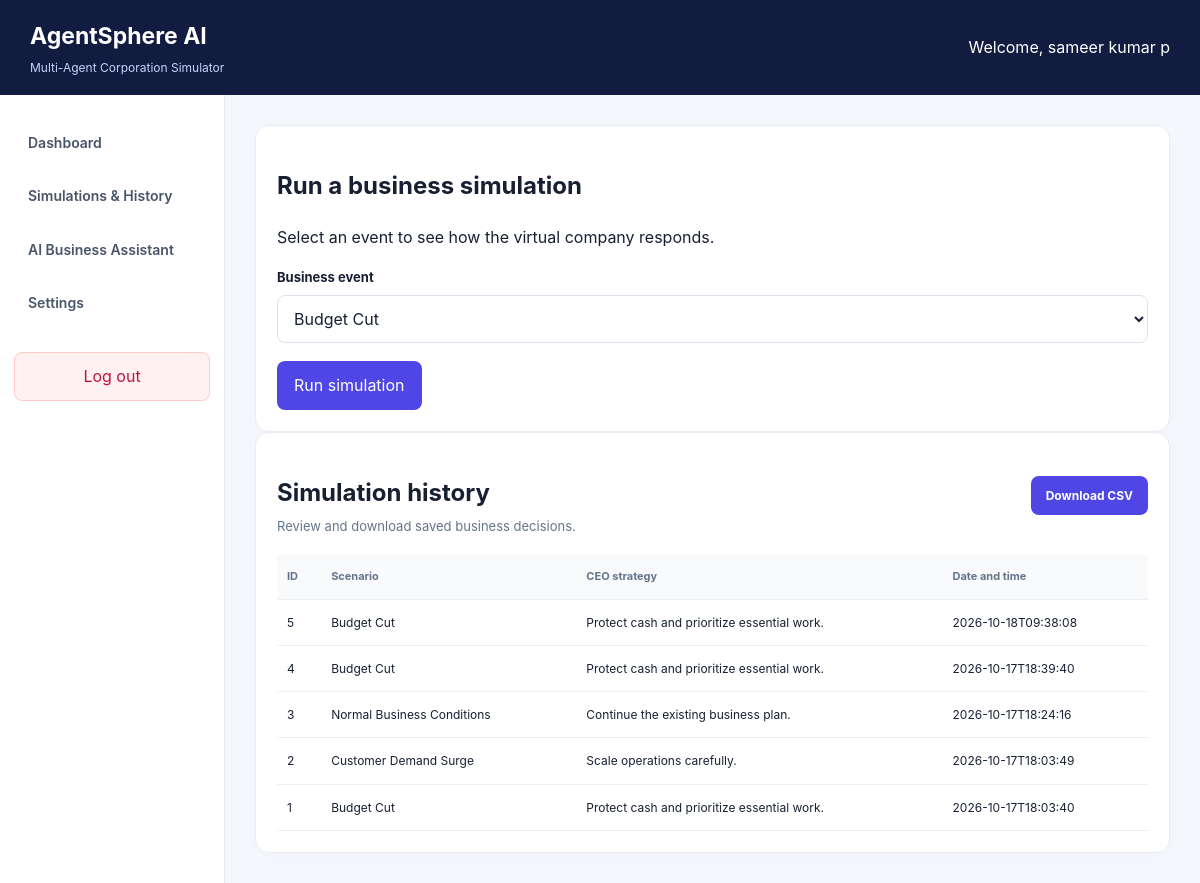
Screenshot of /simulations (signed in) with the database file from the repository.
### tables this page shows
CREATE TABLE users (
                id INTEGER PRIMARY KEY AUTOINCREMENT,
                email TEXT NOT NULL UNIQUE,
                password_hash TEXT NOT NULL,
                display_name TEXT NOT NULL
            );

CREATE TABLE user_settings (
                user_id INTEGER PRIMARY KEY,
                theme TEXT NOT NULL DEFAULT 'light',
                default_event TEXT NOT NULL DEFAULT 'normal',
                FOREIGN KEY (user_id) REFERENCES users(id)
                    ON DELETE CASCADE
            );

CREATE TABLE simulations (
                id INTEGER PRIMARY KEY AUTOINCREMENT,
                event TEXT NOT NULL,
                strategy TEXT NOT NULL,
                company_state TEXT NOT NULL,
                recommendations TEXT NOT NULL,
                created_at TEXT NOT NULL
            );

### app.py (the view, shortened to what this page needs)
@app.route("/simulations", methods=["GET", "POST"])
@login_required
def simulations():
    user_id = session["user_id"]
    preferences = get_user_settings(user_id)
    selected_event = preferences["default_event"]
    result = None
    return render_template(
        "index.html",
        result=result,
        events=EVENTS,
        selected_event=selected_event,
        history=get_simulation_history(),
        preferences=preferences,
        user=get_user_by_id(user_id),
    )

### app.py (called while the page is built)
def login_required(view):
    @wraps(view)
    def wrapped_view(*args, **kwargs):
        if "user_id" not in session:
            flash("Please log in to continue.", "info")
            return redirect(url_for("login"))
        return view(*args, **kwargs)
    return wrapped_view

### database.py (called while the page is built)
def get_connection():
    connection = sqlite3.connect(DATABASE)
    connection.row_factory = sqlite3.Row
    connection.execute("PRAGMA foreign_keys = ON")
    return connection

def get_user_by_id(user_id):
    with get_connection() as connection:
        row = connection.execute(
            """
            SELECT id, email, display_name
            FROM users WHERE id = ?
            """,
            (user_id,),
        ).fetchone()
    return dict(row) if row else None

def get_user_settings(user_id):
    with get_connection() as connection:
        row = connection.execute(
            """
            SELECT theme, default_event
            FROM user_settings WHERE user_id = ?
            """,
            (user_id,),
        ).fetchone()
    if row:
        return dict(row)
    return {"theme": "light", "default_event": "normal"}

def get_simulation_history(limit=None):
    query = """
        SELECT id, event, strategy, created_at
        FROM simulations ORDER BY id DESC
    """
    parameters = ()
    if limit is not None:
        query += " LIMIT ?"
        parameters = (int(limit),)
    with get_connection() as connection:
        rows = connection.execute(query, parameters).fetchall()
    return [dict(row) for row in rows]

### templates/index.html (shortened to what this page needs)
{% extends "base.html" %}
{% block content %}
<section class="content-card">
    <h2>Run a business simulation</h2>
    <p>Select an event to see how the virtual company responds.</p>
    <form method="post">
        <label for="event">Business event</label>
        <select name="event" id="event">
            {% for key, label in events.items() %}
            <option value="{{ key }}"
                {% if selected_event == key %}selected{% endif %}>
                {{ label }}
            </option>
            {% endfor %}
        </select>
        <button type="submit">Run simulation</button>
    </form>
</section>
<section class="content-card">
<div class="section-heading">
    <div>
        <h2>Simulation history</h2>
        <p>Review and download saved business decisions.</p>
    </div>
    <a class="primary-link" href="{{ url_for('export_csv') }}">
        Download CSV
    </a>
</div>
    {% if history %}
    <div class="table-wrapper">
        <table>
            <thead>
                <tr>
                    <th>ID</th>
                    <th>Scenario</th>
                    <th>CEO strategy</th>
                    <th>Date and time</th>
                </tr>
            </thead>
            <tbody>
                {% for item in history %}
                <tr>
                    <td>{{ item.id }}</td>
                    <td>{{ events.get(item.event, item.event) }}</td>
                    <td>{{ item.strategy }}</td>
                    <td>{{ item.created_at }}</td>
                </tr>
                {% endfor %}
            </tbody>
        </table>
    </div>
    {% else %}
        <p>No simulations yet. Run your first scenario.</p>
    {% endif %}
</section>
{% endblock %}

### templates/base.html (shortened to what this page needs)
<!DOCTYPE html>
<html lang="en">
<head>
    <link rel="stylesheet"
          href="{{ url_for('static', filename='style.css') }}">
</head>
<body class="{% if preferences is defined %}{{ preferences.theme }}{% else %}light{% endif %}">
{% if session.get('user_id') %}
<header class="app-header">
    <div>
        <h1>AgentSphere AI</h1>
        <p>Multi-Agent Corporation Simulator</p>
    </div>
    <span>
        {% if user is defined and user %}
            Welcome, {{ user.display_name }}
        {% endif %}
    </span>
</header>
<div class="app-layout">
    <nav class="sidebar">
        <a href="{{ url_for('dashboard') }}">Dashboard</a>
        <a href="{{ url_for('simulations') }}">Simulations &amp; History</a>
        <a href="{{ url_for('assistant') }}">AI Business Assistant</a>
        <a href="{{ url_for('settings') }}">Settings</a>
        <form method="post" action="{{ url_for('logout') }}">
            <button class="logout-button" type="submit">Log out</button>
        </form>
    </nav>
    <main class="dashboard-main">
        {% block content %}{% endblock %}
    </main>
</div>
{% endif %}
</body>
</html>

### static/style.css (style rules this page uses)
* { box-sizing: border-box; }
:root { font-family: Inter, "Segoe UI", Arial, sans-serif; color: #172033; background: #f5f7fc; }
body { margin: 0; min-height: 100vh; background: #f5f7fc; color: #172033; line-height: 1.6; }
a { color: #4f46e5; text-decoration: none; }
button, input, select { font: inherit; }
button, a, input, select { transition: 0.2s ease; }
.app-header { display: flex; justify-content: space-between; align-items: center; gap: 15px; padding: 18px 30px; background: #111c40; color: white; }
.app-header h1 { margin: 0; font-size: 23px; }
.app-header p { margin: 3px 0 0; color: #c7d2fe; font-size: 12px; }
.app-layout { display: flex; min-height: calc(100vh - 80px); }
.sidebar { width: 225px; flex-shrink: 0; padding: 25px 14px; border-right: 1px solid #e2e8f0; background: white; }
.sidebar a { display: block; margin-bottom: 7px; padding: 12px 14px; border-radius: 9px; color: #475569; font-size: 14px; font-weight: 600; }
.sidebar form { margin-top: 25px; }
.logout-button { width: 100%; padding: 11px; border: 1px solid #fecaca; border-radius: 8px; background: #fff1f2; color: #be123c; cursor: pointer; }
.dashboard-main { flex: 1; min-width: 0; padding: 30px; }
.primary-link { display: inline-block; padding: 11px 16px; border-radius: 9px; background: #4f46e5; color: white; font-size: 13px; font-weight: 700; }
.dashboard-card, .content-card { min-width: 0; padding: 21px; border: 1px solid #e8edf5; border-radius: 14px; background: white; box-shadow: 0 4px 15px #17255405; }
.section-heading { display: flex; justify-content: space-between; align-items: center; gap: 12px; margin-bottom: 20px; }
.section-heading p, .quick-actions > p { margin: 5px 0 0; color: #64748b; font-size: 12px; }
.section-heading > a { flex-shrink: 0; font-size: 12px; font-weight: 700; }
.table-wrapper { overflow-x: auto; }
table { width: 100%; border-collapse: collapse; font-size: 12px; }
th, td { padding: 13px 10px; border-bottom: 1px solid #edf0f6; text-align: left; vertical-align: top; }
th { background: #f8fafc; color: #64748b; font-size: 11px; }
td { overflow-wrap: anywhere; }
.content-card label { display: block; margin: 16px 0 7px; font-size: 13px; font-weight: 700; }
.content-card input, .content-card select { width: 100%; padding: 12px; border: 1px solid #dbe2ee; border-radius: 8px; background: white; color: #172033; }
.content-card form button { margin-top: 18px; padding: 12px 17px; border: 0; border-radius: 8px; background: #4f46e5; color: white; cursor: pointer; }
.section-heading { display: flex; justify-content: space-between; align-items: center; flex-wrap: wrap; gap: 12px; margin-bottom: 18px; }
.section-heading h2 { margin-bottom: 4px; }
.section-heading p { margin-top: 0; color: #64748b; font-size: 13px; }
.primary-link { display: inline-block; padding: 10px 15px; border-radius: 8px; background: #4f46e5; color: white; text-decoration: none; font-weight: 600; }

### rows the page displays
users: display_name "sameer kumar p"
user_settings: event "Budget Cut"
simulations: id "5", get "Budget Cut", strategy "Protect cash and prioritize essential work.", created_at "2026-10-18T09:38:08"
simulations: id "4", get "Budget Cut", strategy "Protect cash and prioritize essential work.", created_at "2026-10-17T18:39:40"
simulations: id "3", get "Normal Business Conditions", strategy "Continue the existing business plan.", created_at "2026-10-17T18:24:16"
simulations: id "2", get "Customer Demand Surge", strategy "Scale operations carefully.", created_at "2026-10-17T18:03:49"
simulations: id "1", get "Budget Cut", strategy "Protect cash and prioritize essential work.", created_at "2026-10-17T18:03:40"
